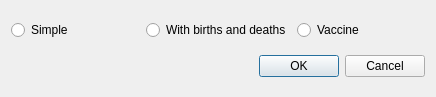
<?xml version="1.0" encoding="UTF-8"?>
<ui version="4.0">
 <class>sir_advanced_dialog</class>
 <widget class="QDialog" name="sir_advanced_dialog">
  <property name="geometry">
   <rect>
    <x>0</x>
    <y>0</y>
    <width>436</width>
    <height>97</height>
   </rect>
  </property>
  <property name="windowTitle">
   <string>SIR Advanced</string>
  </property>
  <layout class="QVBoxLayout" name="verticalLayout">
   <item>
    <layout class="QHBoxLayout" name="radio_btn_layout">
     <item>
      <widget class="QRadioButton" name="simple_radio_btn">
       <property name="text">
        <string>Simple</string>
       </property>
       <property name="checkable">
        <bool>true</bool>
       </property>
       <property name="checked">
        <bool>false</bool>
       </property>
      </widget>
     </item>
     <item>
      <widget class="QRadioButton" name="wbad_radio_btn">
       <property name="text">
        <string>With births and deaths</string>
       </property>
      </widget>
     </item>
     <item>
      <widget class="QRadioButton" name="vaccine_radio_btn">
       <property name="text">
        <string>Vaccine</string>
       </property>
      </widget>
     </item>
    </layout>
   </item>
   <item>
    <widget class="QDialogButtonBox" name="button_box">
     <property name="orientation">
      <enum>Qt::Horizontal</enum>
     </property>
     <property name="standardButtons">
      <set>QDialogButtonBox::Cancel|QDialogButtonBox::Ok</set>
     </property>
    </widget>
   </item>
  </layout>
 </widget>
 <resources/>
 <connections>
  <connection>
   <sender>button_box</sender>
   <signal>accepted()</signal>
   <receiver>sir_advanced_dialog</receiver>
   <slot>accept()</slot>
   <hints>
    <hint type="sourcelabel">
     <x>248</x>
     <y>254</y>
    </hint>
    <hint type="destinationlabel">
     <x>157</x>
     <y>274</y>
    </hint>
   </hints>
  </connection>
  <connection>
   <sender>button_box</sender>
   <signal>rejected()</signal>
   <receiver>sir_advanced_dialog</receiver>
   <slot>reject()</slot>
   <hints>
    <hint type="sourcelabel">
     <x>316</x>
     <y>260</y>
    </hint>
    <hint type="destinationlabel">
     <x>286</x>
     <y>274</y>
    </hint>
   </hints>
  </connection>
 </connections>
</ui>
